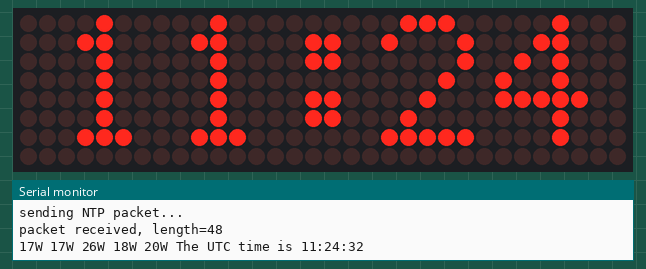
This sketch was run on a simulated ESP8266 (NodeMCU). Shown: 32×8 LED matrix, the last lines printed to the serial monitor. WiFi joins after 1.5 s; servers stay silent unless stated.

Above: at 2.6 s.
At 30.6 s:
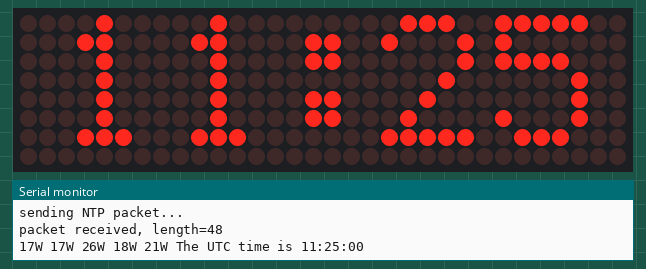
At 90.8 s:
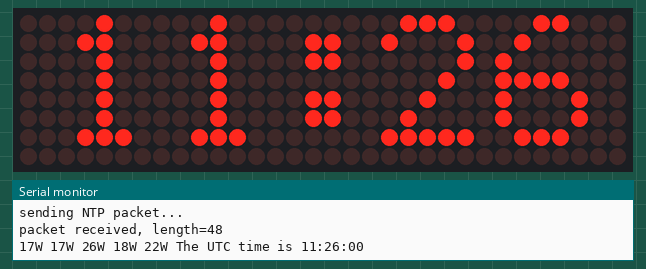

Measured:
- what the display in image 0 shows lasts 28.1 s, from 2.5 s to 30.6 s
- what the display in image 1 shows lasts 60.2 s, from 30.6 s to 90.8 s

The sketch:

NTPClient_ESPMAX.ino
```cpp
/*

 Udp NTP Client

 Get the time from a Network Time Protocol (NTP) time server
 Demonstrates use of UDP sendPacket and ReceivePacket
 For more on NTP time servers and the messages needed to communicate with them,
 see http://en.wikipedia.org/wiki/Network_Time_Protocol

 created 4 Sep 2010
 by Michael Margolis
 modified 9 Apr 2012
 by Tom Igoe
 updated for the ESP8266 12 Apr 2015
 by Ivan Grokhotkov

 This code is in the public domain.


Modified by Cesar Muro on December 2017
I was added the control of the matrix displays
by the same way i was changed the NTP server for use Spanish one's

*/

#include <ESP8266WiFi.h>
#include <WiFiUdp.h>
#include <MaxMatrix.h>
#include <TimeLib.h>

// Esta parte define la presentacion de caracteres en los displays
PROGMEM const char CH[] = {
  5, 8, B00000000, B00000000, B00000000, B00000000, B00000000, // space
  5, 8, B00000000, B00000000, B01011111, B00000000, B00000000, // !
  5, 8, B00000000, B00000011, B00000000, B00000011, B00000000, // "
  5, 8, B00010100, B01111111, B00010100, B01111111, B00010100, // #
  5, 8, B00100100, B00101010, B01111111, B00101010, B00010010, // $
  5, 8, B00100011, B00010011, B00001000, B01100100, B01100010, // %
  5, 8, B00110110, B01001001, B01010110, B00100000, B01010000, // &
  5, 8, B00000011, B00000000, B00000000, B00000000, B00000000, // '
  5, 8, B00011100, B00100010, B01000001, B00000000, B00000000, // (
  5, 8, B01000001, B00100010, B00011100, B00000000, B00000000, // )
  5, 8, B00101000, B00011000, B00001110, B00011000, B00101000, // *
  5, 8, B00001000, B00001000, B00111110, B00001000, B00001000, // +
  5, 8, B10110000, B01110000, B00000000, B00000000, B00000000, // ,
  5, 8, B00001000, B00001000, B00001000, B00001000, B00000000, // -
  5, 8, B01100000, B01100000, B00000000, B00000000, B00000000, // .
  5, 8, B01100000, B00011000, B00000110, B00000001, B00000000, // /
  5, 8, B00111110, B01010001, B01001001, B01000101, B00111110, // 0
  5, 8, B00000000, B01000010, B01111111, B01000000, B00000000, // 1
  5, 8, B01000010, B01100001, B01010001, B01001001, B01000110, // 2
  5, 8, B00100001, B01000001, B01000101, B01001011, B00110001, // 3
  5, 8, B00011000, B00010100, B00010010, B01111111, B00010000, // 4
  5, 8, B00100111, B01000101, B01000101, B01000101, B00111001, // 5
  5, 8, B00111100, B01001010, B01001001, B01001001, B00110000, // 6
  5, 8, B00000011, B00000001, B01110001, B00001001, B00000111, // 7
  5, 8, B00110110, B01001001, B01001001, B01001001, B00110110, // 8
  5, 8, B00000110, B01001001, B01001001, B00101001, B00011110, // 9
  4, 8, B00000000, B00110110, B00110110, B00000000, B00000000, // :
  5, 8, B10000000, B01010000, B00000000, B00000000, B00000000, // ;
  5, 8, B00010000, B00101000, B01000100, B00000000, B00000000, // <
  5, 8, B00010100, B00010100, B00010100, B00000000, B00000000, // =
  5, 8, B01000100, B00101000, B00010000, B00000000, B00000000, // >
  5, 8, B00000010, B01011001, B00001001, B00000110, B00000000, // ?
  5, 8, B00111110, B01001001, B01010101, B01011101, B00001110, // @
  5, 8, B01111110, B00010001, B00010001, B00010001, B01111110, // A
  5, 8, B01111111, B01001001, B01001001, B01001001, B00110110, // B
  5, 8, B00111110, B01000001, B01000001, B01000001, B00100010, // C
  5, 8, B01111111, B01000001, B01000001, B01000001, B00111110, // D
  5, 8, B01111111, B01001001, B01001001, B01000001, B01000001, // E
  5, 8, B01111111, B00001001, B00001001, B00000001, B00000001, // F
  5, 8, B00111110, B01000001, B01000001, B01001001, B01111010, // G
  5, 8, B01111111, B00001000, B00001000, B00001000, B01111111, // H
  5, 8, B00000000, B01000001, B01111111, B01000001, B00000000, // I
  5, 8, B00110000, B01000000, B01000001, B00111111, B00000000, // J
  5, 8, B01111111, B00001000, B00010100, B01100011, B00000000, // K
  5, 8, B01111111, B01000000, B01000000, B01000000, B00000000, // L
  5, 8, B01111111, B00000010, B00001100, B00000010, B01111111, // M
  5, 8, B01111111, B00000100, B00001000, B00010000, B01111111, // N
  5, 8, B00111110, B01000001, B01000001, B01000001, B00111110, // O
  5, 8, B01111111, B00001001, B00001001, B00000110, B00000000, // P
  5, 8, B00111110, B01000001, B01000001, B10111110, B00000000, // Q
  5, 8, B01111111, B00001001, B00001001, B01110110, B00000000, // R
  5, 8, B01000110, B01001001, B01001001, B00110010, B00000000, // S
  5, 8, B00000001, B00000001, B01111111, B00000001, B00000001, // T
  5, 8, B00111111, B01000000, B01000000, B00111111, B00000000, // U
  5, 8, B00001111, B00110000, B01000000, B00110000, B00001111, // V
  5, 8, B00111111, B01000000, B00111000, B01000000, B00111111, // W
  5, 8, B01100011, B00010100, B00001000, B00010100, B01100011, // X
  5, 8, B00000111, B00001000, B01110000, B00001000, B00000111, // Y
  5, 8, B01100001, B01010001, B01001001, B01000111, B00000000, // Z
  5, 8, B01111111, B01000001, B00000000, B00000000, B00000000, // [
  5, 8, B00000001, B00000110, B00011000, B01100000, B00000000, // \ backslash
  5, 8, B01000001, B01111111, B00000000, B00000000, B00000000, // ]
  5, 8, B00000010, B00000001, B00000010, B00000000, B00000000, // hat
  5, 8, B01000000, B01000000, B01000000, B01000000, B00000000, // _
  5, 8, B00000001, B00000010, B00000000, B00000000, B00000000, // `
  4, 8, B00100000, B01010100, B01010100, B01111000, B00000000, // a
  4, 8, B01111111, B01000100, B01000100, B00111000, B00000000, // b
  4, 8, B00111000, B01000100, B01000100, B00101000, B00000000, // c
  4, 8, B00111000, B01000100, B01000100, B01111111, B00000000, // d
  4, 8, B00111000, B01010100, B01010100, B00011000, B00000000, // e
  3, 8, B00000100, B01111110, B00000101, B00000000, B00000000, // f
  4, 8, B10011000, B10100100, B10100100, B01111000, B00000000, // g
  4, 8, B01111111, B00000100, B00000100, B01111000, B00000000, // h
  3, 8, B01000100, B01111101, B01000000, B00000000, B00000000, // i
  4, 8, B01000000, B10000000, B10000100, B01111101, B00000000, // j
  4, 8, B01111111, B00010000, B00101000, B01000100, B00000000, // k
  3, 8, B01000001, B01111111, B01000000, B00000000, B00000000, // l
  5, 8, B01111100, B00000100, B01111100, B00000100, B01111000, // m
  4, 8, B01111100, B00000100, B00000100, B01111000, B00000000, // n
  4, 8, B00111000, B01000100, B01000100, B00111000, B00000000, // o
  4, 8, B11111100, B00100100, B00100100, B00011000, B00000000, // p
  4, 8, B00011000, B00100100, B00100100, B11111100, B00000000, // q
  4, 8, B01111100, B00001000, B00000100, B00000100, B00000000, // r
  4, 8, B01001000, B01010100, B01010100, B00100100, B00000000, // s
  3, 8, B00000100, B00111111, B01000100, B00000000, B00000000, // t
  4, 8, B00111100, B01000000, B01000000, B01111100, B00000000, // u
  5, 8, B00011100, B00100000, B01000000, B00100000, B00011100, // v
  5, 8, B00111100, B01000000, B00111100, B01000000, B00111100, // w
  5, 8, B01000100, B00101000, B00010000, B00101000, B01000100, // x
  4, 8, B10011100, B10100000, B10100000, B01111100, B00000000, // y
  3, 8, B01100100, B01010100, B01001100, B00000000, B00000000, // z
  3, 8, B00001000, B00110110, B01000001, B00000000, B00000000, // {
  1, 8, B01111111, B00000000, B00000000, B00000000, B00000000, // |
  3, 8, B01000001, B00110110, B00001000, B00000000, B00000000, // }
  4, 8, B00001000, B00000100, B00001000, B00000100, B00000000, // ~
};

// A partir de este codigo, añado el control de las Matrices de LEDs

int data = D2;     // DIN pin del modulo MAX7219
int load = D1;     // CS  pin del modulo MAX7219
int clock = D0;    // CLK pin del modulo MAX7219
int maxInUse = 4;  //Cambiar esta variable para ajustar el numero de MAX7219 en uso
MaxMatrix m(data, load, clock, maxInUse); // Definimos el display con 4 modulos
                                          // DIN en D2, CS en D1 y CLK en D0
byte buffer[10];
char cadena[] = "00:00"; // Cadenas de caracteres para pruebas

// Aqui definimos los parametros de nuestra WIFI
const char ssid[] = "******";     //  tu  SSID (nombre de la WIFI)
const char pass[] = "******";     //  la clave de tu WIFI
const int timeZone = 1;           //  Zona Horaria

IPAddress timeServer(150,214,94,5); // hora.roa.es NTP server
IPAddress timeServerIP; // hora.roa.es NTP server address
const char* ntpServerName = "hora.roa.es";

const int NTP_PACKET_SIZE = 48; // la hora NTP se encuentra en los primeros 48 bytes del mensaje
byte packetBuffer[ NTP_PACKET_SIZE]; //buffer para guardar los paquetes entrantes y salientes
const unsigned int localPort = 2390;      // puerto local para recibir paquetes UDP
// Canal UDP para enviar y recibir paquetes sobre UDP ( 2390 en nuestro caso)
WiFiUDP udp;

void setup()
{
  Serial.begin(115200);
  Serial.println();
  Serial.println();
  m.init(); // Inicializar el modulo
  m.setIntensity(15); // Intensidad de la matriz 0-15
//  printString(cadena);

  // We start by connecting to a WiFi network
  Serial.print("Connecting to ");
  Serial.println(ssid);
  WiFi.begin(ssid, pass);

  while (WiFi.status() != WL_CONNECTED) {
    delay(500);
  Serial.print(".");
  }
 Serial.println("");

  Serial.println("WiFi connected");
  Serial.println("IP address: ");
  Serial.println(WiFi.localIP());

  Serial.println("Starting UDP");
  udp.begin(localPort);
  Serial.print("Local port: ");
  Serial.println(udp.localPort());
//  setSyncProvider(getNtpTime);
}

void loop()
{
  //get a random server from the pool
  WiFi.hostByName(ntpServerName, timeServerIP);

  sendNTPpacket(timeServerIP); // send an NTP packet to a time server
  // wait to see if a reply is available
  delay(1000);

  int cb = udp.parsePacket();
  if (!cb) {
    Serial.println("no packet yet");
  }
  else {
    Serial.print("packet received, length=");
    Serial.println(cb);
    // We've received a packet, read the data from it
    udp.read(packetBuffer, NTP_PACKET_SIZE); // read the packet into the buffer
    //the timestamp starts at byte 40 of the received packet and is four bytes,
    // or two words, long. First, esxtract the two words:
    unsigned long secsSince1900;
    secsSince1900 =  (unsigned long)packetBuffer[40] << 24; // Convertimos los 4 bytes desde la posicion 40 en un entero largo
    secsSince1900 |= (unsigned long)packetBuffer[41] << 16; // El valor de este entero largo corresponde a los segundos
    secsSince1900 |= (unsigned long)packetBuffer[42] << 8;  // transcurridos desde el 1 de Enero de 1900
    secsSince1900 |= (unsigned long)packetBuffer[43];

    // Ahora oonvertimos el horario NTP en el horario de cada dia:
    // El horario Unix comienza el 1 de Enero de 1970. En segundos, son 2208988800
    unsigned long ahora = secsSince1900 - 2208988800UL + timeZone * SECS_PER_HOUR;

    setTime(ahora);
    int menor  =  minute();
    int mayor  =  hour();
    int resto  =  menor % 10;
    int alto   =  menor /10;
    int restom =  mayor % 10;
    int altom  =  mayor /10;

    cadena[4]  =  char (resto+48);
    cadena[3]  =  char (((menor - resto)/10)+48);
    cadena[1]  =  char (restom+48);
    cadena[0]  =  char (((mayor - restom)/10)+48);
    printString(cadena);

    // print the hour, minute and second:
    Serial.print("The UTC time is ");       // UTC is the time at Greenwich Meridian (GMT)
    Serial.print((ahora  % 86400L) / 3600); // print the hour (86400 equals secs per day)
    Serial.print(':');
    if ( ((ahora % 3600) / 60) < 10 ) {
      // In the first 10 minutes of each hour, we'll want a leading '0'
      Serial.print('0');
    }
    Serial.print((ahora  % 3600) / 60); // print the minute (3600 equals secs per minute)
    Serial.print(':');
    if ( (ahora % 60) < 10 ) {
      // In the first 10 seconds of each minute, we'll want a leading '0'
      Serial.print('0');
    }
    Serial.println(ahora % 60); // print the second
  }

  // wait ten seconds before asking for the time again
  delay(1000);
}

// send an NTP request to the time server at the given address
unsigned long sendNTPpacket(IPAddress& address)
{
  Serial.println("sending NTP packet...");
  // set all bytes in the buffer to 0
  memset(packetBuffer, 0, NTP_PACKET_SIZE);
  // Initialize values needed to form NTP request
  // (see URL above for details on the packets)
  packetBuffer[0] = 0b11100011;   // LI, Version, Mode
  packetBuffer[1] = 0;     // Stratum, or type of clock
  packetBuffer[2] = 6;     // Polling Interval
  packetBuffer[3] = 0xEC;  // Peer Clock Precision
  // 8 bytes of zero for Root Delay & Root Dispersion
  packetBuffer[12]  = 49;
  packetBuffer[13]  = 0x4E;
  packetBuffer[14]  = 49;
  packetBuffer[15]  = 52;

  // all NTP fields have been given values, now
  // you can send a packet requesting a timestamp:
  udp.beginPacket(address, 123); //NTP requests are to port 123
  udp.write(packetBuffer, NTP_PACKET_SIZE);
  udp.endPacket();

  }
void printCharWithShift(char c, int shift_speed){
  if (c < 32) return;
    c -= 32;
    memcpy_P(buffer, CH + 7*c, 7);
    m.writeSprite(maxInUse*8, 0, buffer);
    m.setColumn(maxInUse*8 + buffer[0], 0);
    for (int i=0; i<buffer[0]+1; i++)
      {
      delay(shift_speed);
      m.shiftLeft(false, false);
      }
}

void printStringWithShift(char* s, int shift_speed){
  while (*s != 0){
    printCharWithShift(*s, shift_speed);
    s++;
  }
}

void printString(char* s) {
  int col = 2;
  while (*s != 0)
  {
    if (*s < 32) continue;
    char c = *s - 32;
    Serial.print(*s-32);
    Serial.print("W ");
    memcpy_P(buffer, CH + 7*c, 7);
    m.writeSprite(col, 0, buffer);
    m.setColumn(col + buffer[0], 0);
    col += buffer[0] + 1;
    s++;
  }
}
```
